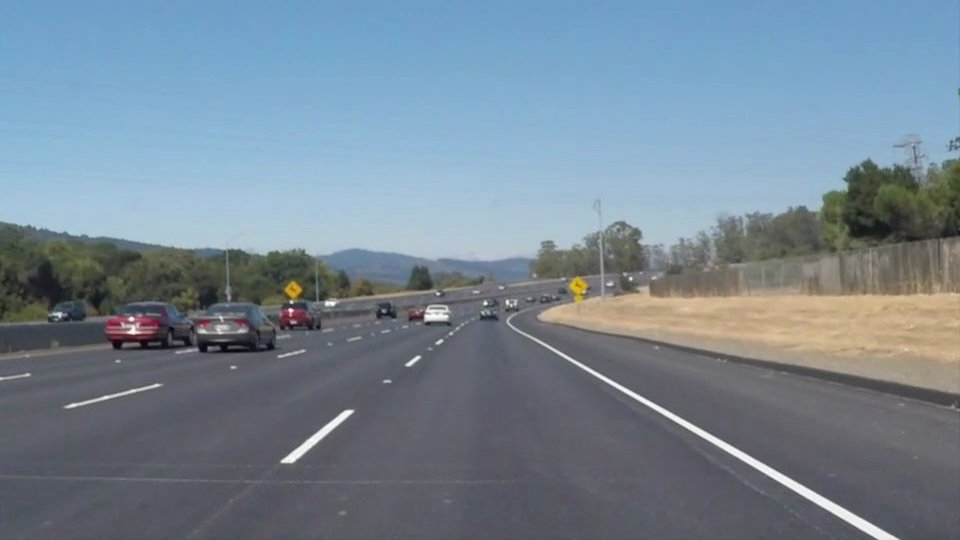
#> input picture LaneLines/test_images/solidWhiteCurve.jpg, 960 x 540 px
$ jupyter execute --allow-errors LaneLinesLec-Empty.ipynb   (shell and % lines are left out)
#> lines starting #> are read from the running program, lines starting #| are printed output that depends on the picture; after the words box and inside, x2 and y2 are one past the last pixel; in counts of white or black regions, pixels touching at a corner belong together
# Self-Driving Car

## **Finding Lane Lines on the Road**
***
Inputs: ?? Discuss what is the input

Outputs:?? and what is the output

##### Input: Video (.mp4) of the road.
##### Output: Two Lane Lines equations.
  For the lecture purposes we will display the lane lines on a video.
  The output video will be: Original video with Lane Lines.

##### What we will learn today:
1. Display a video on Jupyter
2. Input a video and get frame by frame
3. Create a video from a series of frames
4. Save the video

For each frame:

5.  Get the edges (Canny)
6.  Remove unwanted parts of the image (too many edges)
7.  Get the lines (from edges - Hough lines)
8.  Formulate 2 lane lines
9.  Create an image with those 2 lines
10. Combine the orginal frame with the 2 lines

##### Note:
* In this notebook we will focus on the pipeline without going into details of each function
* There are 2 other notebooks: Canny and Hough to better understand those concepts
* First hour: Go through this notebook twice. This is sufficient for understanding the Lane Lines
* 45 minutes to understand Canny (extra material)
* 45 minutes to understand Hough Lines (extra material)
* 15-30 minutes talk about avanced Lane Lines detection

### Let's start

1. Display a video on Jupyter

[cell 1]
# Import HTML library to display the Video here in using HTML syntax
from IPython.display import HTML

[cell 2]
input_clip_name = "test_videos/solidWhiteRight.mp4"

HTML(f"""
<video width="960" height="540" controls>
  <source src="{input_clip_name}">
</video>
""")

[cell 3]
output_clip_name = "test_videos_output/solidWhiteRight_good.mp4"

HTML(f"""
<video width="960" height="540" controls>
  <source src="{output_clip_name}">
</video>
""")

2. Input a video and get frame by frame
3. Create a video from a series of frames
4. Save the video

* We already know that the video is a series of frames
* We need to loop on the video frame by frame. For each frame (image) - do somehitng on the image: process_image()):
* * First we will have a dummy function. Just adds a line (same line) on each frame
* Save the output video

* VideoFileClip(input_clip_name) [https://moviepy-tburrows13.readthedocs.io/en/improve-docs/ref/VideoClip/VideoFileClip.html]
* * Returns a video clip originating from a movie file.

* fl_image(self, image_func, apply_to=None)[https://zulko.github.io/moviepy/ref/VideoClip/VideoClip.html]
* * Modifies the images of a clip by replacing the frame get_frame(t) by another frame, image_func(get_frame(t))
* * fl_image: source: https://zulko.github.io/moviepy/_modules/moviepy/video/VideoClip.html#VideoClip.fl_image

[cell 4]
import matplotlib.pyplot as plt
import numpy as np
import cv2

# New lib for video editing
from moviepy.editor import VideoFileClip

[cell 5]
def process_image(image):
    # Dummy process image: The output you return should be a color image (3 channel) for processing video
    # We will just add a line to the video


    return image

* VideoFileClip(input_clip_name) [https://moviepy-tburrows13.readthedocs.io/en/improve-docs/ref/VideoClip/VideoFileClip.html]

* fl_image(self, image_func, apply_to=None)[https://zulko.github.io/moviepy/ref/VideoClip/VideoClip.html]
* * Modifies the images of a clip by replacing the frame get_frame(t) by another frame, image_func(get_frame(t))
* * fl_image: source: https://zulko.github.io/moviepy/_modules/moviepy/video/VideoClip.html#VideoClip.fl_image

[cell 6]
input_clip_name = 'test_videos/solidWhiteRight.mp4'

output_clip_name = 'test_videos_output/solidWhiteRight.mp4'

[cell 7]
print(output_clip_name)

HTML(f"""
<video width="960" height="540" controls>
  <source src="{output_clip_name}">
</video>
""")

[cell 8]
# Let's modify the process_image to add some dynamic:

def process_image(image):
    # Dummy process image: The output you return should be a color image (3 channel) for processing video
    # We will just add a line to the video

    return image

### Now the problem definition is changed from video to image
#### Input: image (RGB)
#### Output: image (RGB) with two RED lines indicating the lanes

For each frame:

5.   Get the edges (Canny)
6.   Remove unwanted parts of the image (too many edges)
7.   Get the lines (from edges - Hough lines)
8.   Formulate 2 lane lines
9.   Create an image with those 2 lines
10.   Combine the orginal frame with the 2 lines

[cell 9]
# Let's see the pipeline on an image from HIGH level view (using helper functions - already done)
import matplotlib.pyplot as plt
import numpy as np
import cv2

[cell 10]
# Read the image:
# import matplotlib.pyplot as plt # https://matplotlib.org/stable/api/_as_gen/matplotlib.pyplot.subplots.html
image = cv2.imread('test_images/solidWhiteCurve.jpg') #read in
#> image is the input picture: shape (540, 960, 3); mean B, G, R 148.1, 134.5, 118.5
image = cv2.cvtColor(image, cv2.COLOR_BGR2RGB)


# 5.   Get the edges (Canny)

# 6.   Remove unwanted parts of the image (too many edges) ROI

# 7.   Get the lines (from edges - Hough lines)

# 8.   Formulate 2 lane lines

# 9.   Create an image with those 2 lines

# 10.   Combine the orginal frame with the 2 lines


# Now display the different steps

plt.show()

[cell 11]
# Same pipeline again. More on Canny and Hough

CANNY_THRESHOLD_1 = 40  # try: 50 - 100      # Typical: 50
CANNY_THRESHOLD_2 = 50 # try: 100 - 200     # Typical: 150
def canny_edges(gray): # https://docs.opencv.org/3.4/d7/de1/tutorial_js_canny.html
    kernel_size = 5 #kernel size for Gaussian smoothing / blurring
    blur_gray= cv2.GaussianBlur(gray, (kernel_size, kernel_size), 0)#Gaussian smoothing / blurring

    # finding edges - Canny Edge detection (strong gradient between adjacent pixels)
    edges = cv2.Canny(blur_gray, CANNY_THRESHOLD_1, CANNY_THRESHOLD_2)
    return(edges)


#HOUGH LINES PARAMETERS
RHO = 1                 # try: 1 - 4 (0.5 increments)
THETA = np.pi/180       # Usually this is Ok
MIN_VOTES = 10          # try: 10 - 50                  # Typical: 30
MIN_LINE_LEN = 5
MAX_LINE_GAP = 25

def hough_lines(img):
    lines = cv2.HoughLinesP(img, RHO, THETA, MIN_VOTES, np.array([]), minLineLength=MIN_LINE_LEN, maxLineGap=MAX_LINE_GAP)
    return lines

# Read the image:
image = cv2.imread('test_images/solidWhiteCurve.jpg') #read in
image = cv2.cvtColor(image, cv2.COLOR_BGR2RGB)

gray_img = cv2.cvtColor(image, cv2.COLOR_RGB2GRAY)#grayscale conversion
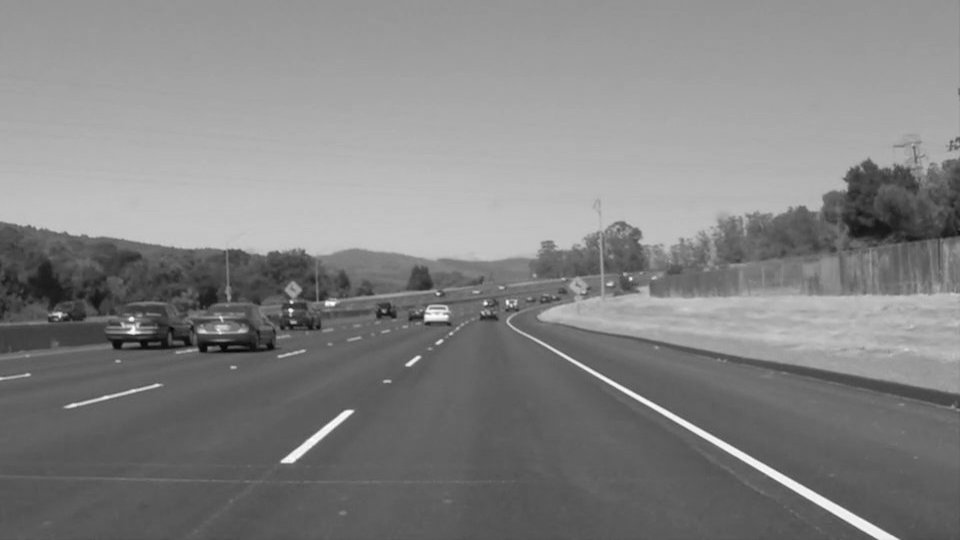
#> gray_img: shape (540, 960); min 5, max 255, mean 131.2

# 5.   Get the edges (Canny)
edges_img = canny_edges(gray_img)
#> in canny_edges, `edges = cv2.Canny(blur_gray, CANNY_THRESHOLD_1, CANNY_THRESHOLD_2)`:
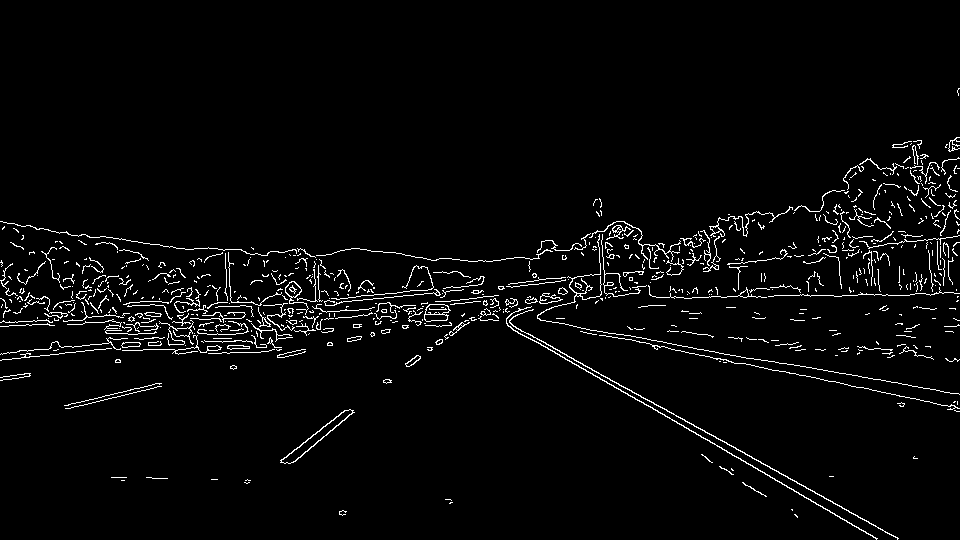
#> edges: shape (540, 960); 3.1% white in thin lines or dots, all inside (x1, y1, x2, y2) = (0, 88, 960, 540)

# 6.   Remove unwanted parts of the image (too many edges) ROI
#> (the rest of this cell did not finish here and is left out)

$ run again, with LaneLines/test_images/solidWhiteRight.jpg copied over LaneLines/test_images/solidWhiteCurve.jpg
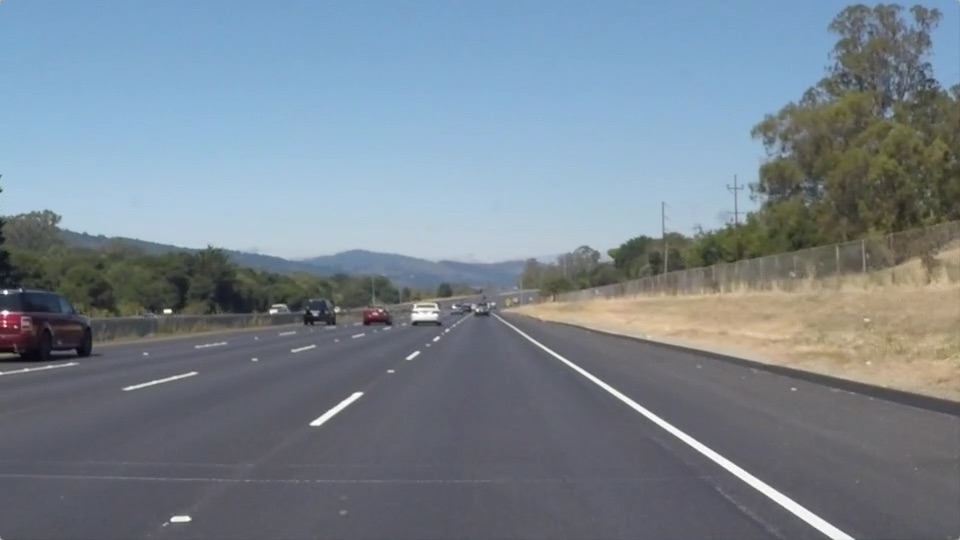
#> input picture LaneLines/test_images/solidWhiteRight.jpg, 960 x 540 px
#> image is the input picture: shape (540, 960, 3); mean B, G, R 143.7, 132.6, 120.3
#> `gray_img = cv2.cvtColor(image, cv2.COLOR_RGB2GRAY)#grayscale conversion`:
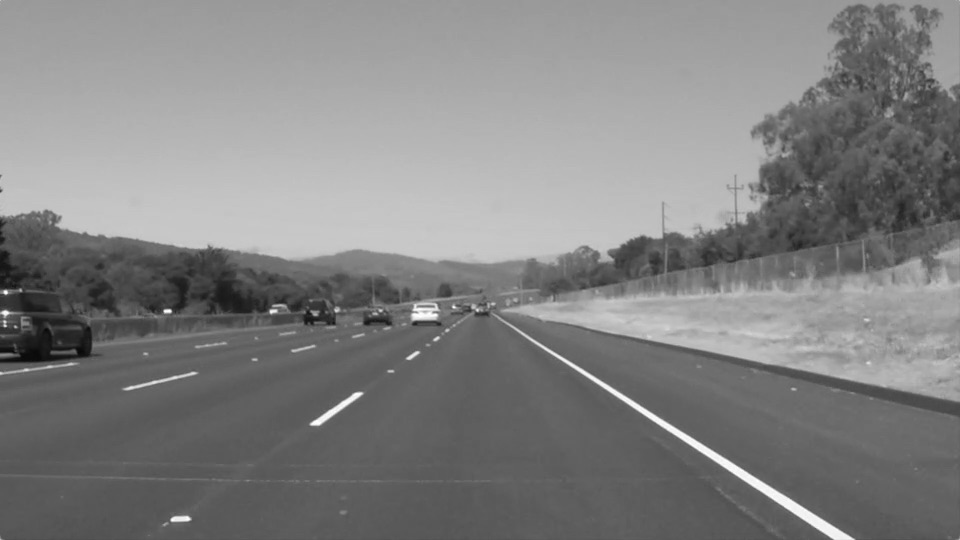
#> gray_img: shape (540, 960); min 8, max 255, mean 130.1
#> in canny_edges, `edges = cv2.Canny(blur_gray, CANNY_THRESHOLD_1, CANNY_THRESHOLD_2)`:
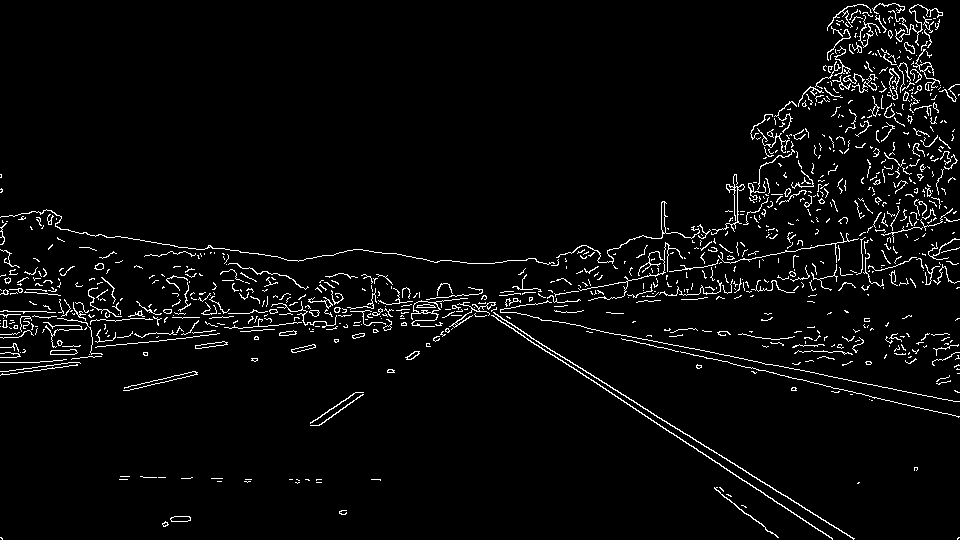
#> edges: shape (540, 960); 3.7% white in thin lines or dots

$ run again, with LaneLines/test_images/solidYellowCurve.jpg copied over LaneLines/test_images/solidWhiteCurve.jpg
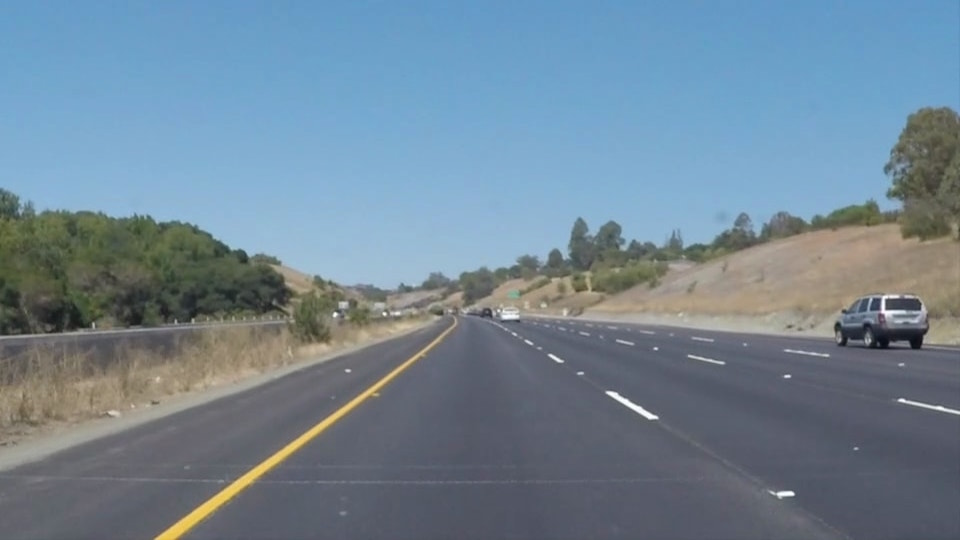
#> input picture LaneLines/test_images/solidYellowCurve.jpg, 960 x 540 px
#> image is the input picture: shape (540, 960, 3); mean B, G, R 149, 133.4, 113
#> `gray_img = cv2.cvtColor(image, cv2.COLOR_RGB2GRAY)#grayscale conversion`:
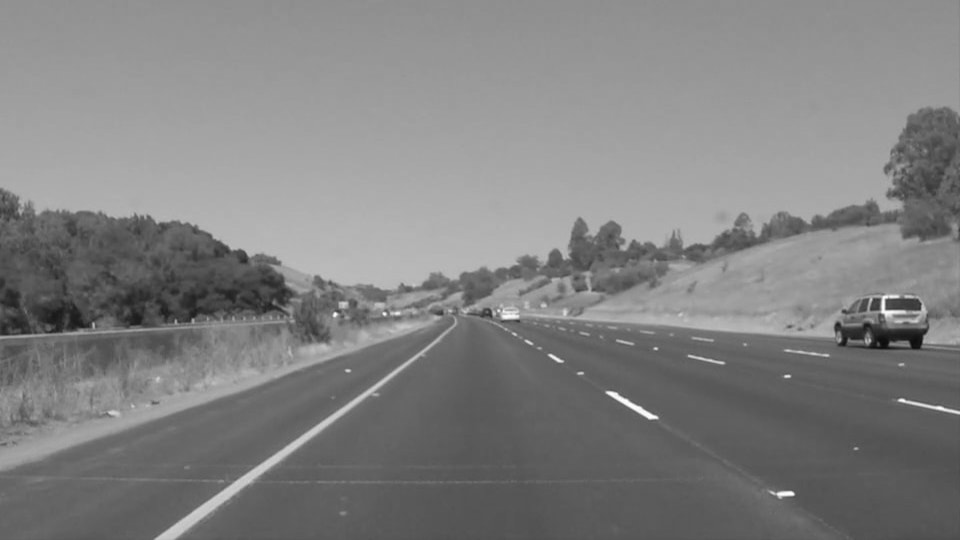
#> gray_img: shape (540, 960); min 11, max 254, mean 129.1
#> in canny_edges, `edges = cv2.Canny(blur_gray, CANNY_THRESHOLD_1, CANNY_THRESHOLD_2)`:
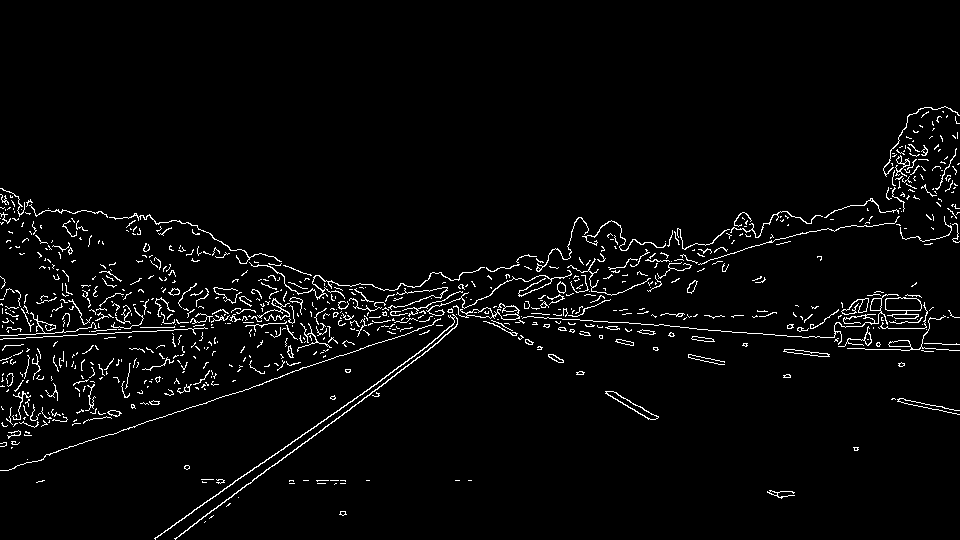
#> edges: shape (540, 960); 3.2% white in thin lines or dots, all inside (x1, y1, x2, y2) = (0, 106, 960, 540)

$ run again, with LaneLines/test_images/solidYellowCurve2.jpg copied over LaneLines/test_images/solidWhiteCurve.jpg
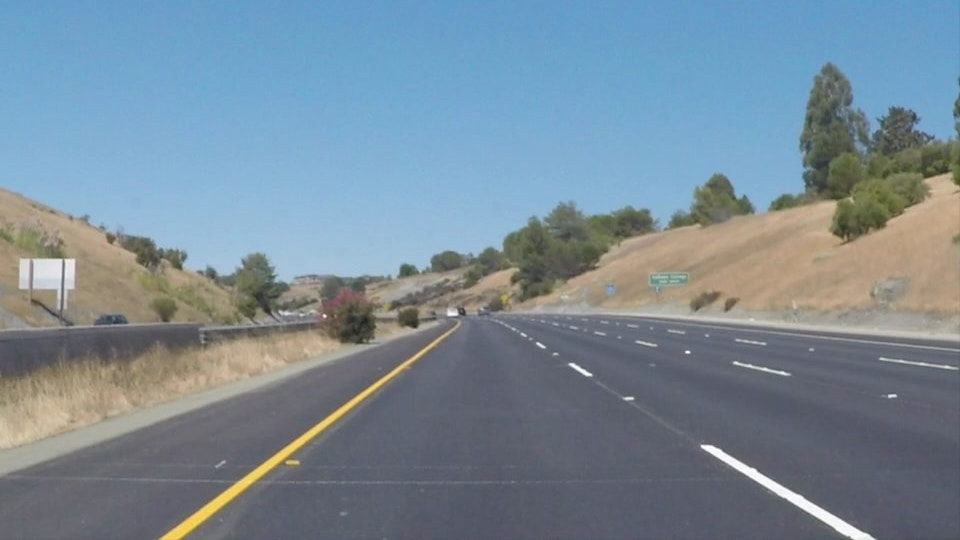
#> input picture LaneLines/test_images/solidYellowCurve2.jpg, 960 x 540 px
#> image is the input picture: shape (540, 960, 3); mean B, G, R 151.5, 138.6, 120.7
#> `gray_img = cv2.cvtColor(image, cv2.COLOR_RGB2GRAY)#grayscale conversion`:
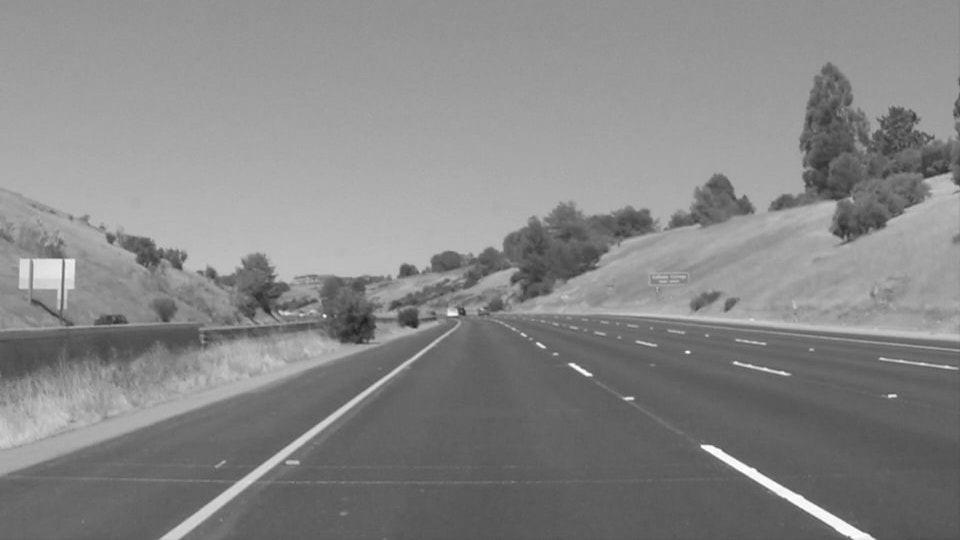
#> gray_img: shape (540, 960); min 32, max 255, mean 134.7
#> in canny_edges, `edges = cv2.Canny(blur_gray, CANNY_THRESHOLD_1, CANNY_THRESHOLD_2)`:
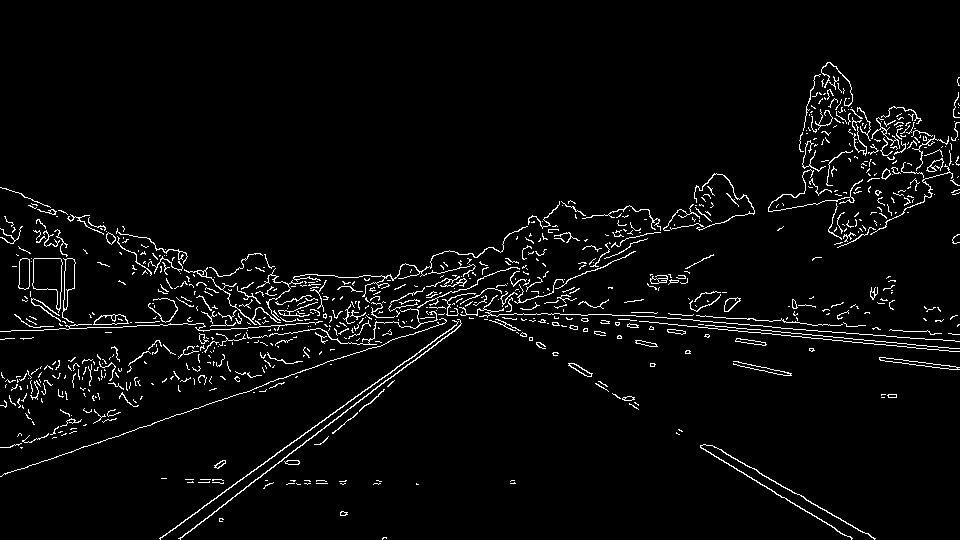
#> edges: shape (540, 960); 3.6% white in thin lines or dots, all inside (x1, y1, x2, y2) = (0, 62, 960, 540)
